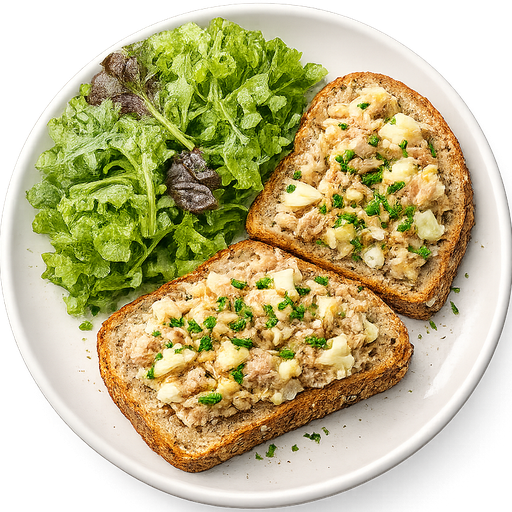
#> input picture images/jantar-atum.png, 512 x 512 px; its folder holds 4 pictures in this run
$ python crop-meals.py
#> lines starting #> are read from the running program, lines starting #| are printed output that depends on the picture; after the words box and inside, x2 and y2 are one past the last pixel; in counts of white or black regions, pixels touching at a corner belong together
#!/usr/bin/env python3
"""
crop-meals.py — pós-processa PNGs de refeição gerados por IA pra encaixar
no card circular do dieta-app (v2.1.x).

Uso:
    python3 scripts/crop-meals.py                # processa toda a pasta images/
    python3 scripts/crop-meals.py marmita-frango.png   # processa só 1 arquivo

O que faz, pra cada PNG em images/:
  1. Detecta a bounding box do conteúdo opaco (alpha >= 128) OU, se a imagem
     for RGB sem alpha, usa diferença de cor com os cantos como heurística.
  2. Expande pra um quadrado centrado na bbox (preserva proporção circular).
  3. Redimensiona pra 512×512 (boa qualidade pro círculo de 80px em retina 4x).
  4. Converte pra JPG com qualidade 82 (target ~30-80 KB) se a imagem não
     precisa de transparência, ou mantém PNG otimizado se precisa.
  5. Sobrescreve o arquivo original (mantém backup em images/.originals/).

Dependências: Pillow (pip install Pillow)
"""

import sys
import os
import shutil
from pathlib import Path
from PIL import Image, ImageChops, ImageFilter

# Pasta-raiz = parent do diretório do script
SCRIPT_DIR = Path(__file__).resolve().parent
ROOT = SCRIPT_DIR.parent
IMAGES_DIR = ROOT / 'images'
BACKUP_DIR = IMAGES_DIR / '.originals'

TARGET_SIZE = 320          # pixels lado (v2.1.28: 4× DPR pro círculo de 80px,
                           # rebaixado de 512 pra economizar bytes; JPG q85 ~30KB)
JPG_QUALITY = 85           # qualidade do JPG final
ALPHA_THRESHOLD = 220      # alpha >= 220 é "bem opaco"
RGB_DIFF_THRESHOLD = 70    # diff grayscale vs cor de fundo > 70 = "conteúdo"
                            # (alto o bastante pra descartar ruído do fundo)


def _longest_run_above(values, threshold):
    """Encontra o maior run contíguo de valores > threshold. Retorna (start, end)."""
    best_s, best_e = 0, 0
    cur_s = None
    for i, v in enumerate(values):
        if v > threshold:
            if cur_s is None:
                cur_s = i
        else:
            if cur_s is not None:
                if i - cur_s > best_e - best_s:
                    best_s, best_e = cur_s, i
                cur_s = None
    if cur_s is not None:
        if len(values) - cur_s > best_e - best_s:
            best_s, best_e = cur_s, len(values)
    return best_s, best_e


def _bbox_from_mask_projection(mask, min_density=15):
    """Encontra bbox do maior cluster contíguo no eixo X e Y separadamente.
    Usa projeções de linha e coluna (média por linha/coluna após resize), que
    naturalmente separa o bowl principal de watermarks/textos pequenos que
    ficam numa banda distinta.

    min_density: avg value da linha/coluna (0-255) pra considerar "conteúdo"."""
    w, h = mask.size
    # Projeção Y: média por linha → lista de h valores 0-255
    row_avg = list(mask.resize((1, h), Image.BILINEAR).getdata())
    # Projeção X: média por coluna → lista de w valores 0-255
    col_avg = list(mask.resize((w, 1), Image.BILINEAR).getdata())

    y0, y1 = _longest_run_above(row_avg, min_density)
    x0, x1 = _longest_run_above(col_avg, min_density)

    if y0 == y1 or x0 == x1:
        return None
    return (x0, y0, x1, y1)


def find_content_bbox(img):
    """Retorna (x0, y0, x1, y1) da área de conteúdo. Lida com dois casos:
       1) Imagem RGBA com cantos transparentes → usa alpha
       2) Imagem opaca (cantos com alpha=255) → usa RGB diff com os cantos

    Usa projeções de linha/coluna pra pegar o maior cluster contíguo,
    isolando o prato de watermarks/texto que ficam separados do bowl."""
    w, h = img.size

    # Verifica alpha dos 4 cantos
    corners_alpha = [
        img.getpixel((2, 2))[3],
        img.getpixel((w - 3, 2))[3],
        img.getpixel((2, h - 3))[3],
        img.getpixel((w - 3, h - 3))[3],
    ]

    # Caso 1: cantos transparentes → usa canal alpha
    if max(corners_alpha) < 128:
        alpha = img.split()[-1]
        mask = alpha.point(lambda p: 255 if p >= ALPHA_THRESHOLD else 0)

        # Tenta primeiro via projeção (descarta watermark)
        bbox = _bbox_from_mask_projection(mask, min_density=20)
        if bbox:
            return bbox

        # Fallback: bbox simples
        bbox = mask.getbbox()
        if bbox:
            return bbox

        # Último recurso: threshold relaxado
        mask = alpha.point(lambda p: 255 if p >= 128 else 0)
        return mask.getbbox()

    # Caso 2: imagem opaca → detecta conteúdo por diferença de cor com os cantos.
    # Fundo pode ter ruído/gradiente, e algumas imagens têm watermarks/texto
    # que o RGB diff pega por engano.
    rgb = img.convert('RGB')
    sample_pts = [
        (2, 2), (w // 2, 2), (w - 3, 2),
        (2, h // 2),                    (w - 3, h // 2),
        (2, h - 3), (w // 2, h - 3), (w - 3, h - 3),
    ]
    samples = [rgb.getpixel(p) for p in sample_pts]
    avg_bg = tuple(sum(c[i] for c in samples) // len(samples) for i in range(3))

    bg_img = Image.new('RGB', rgb.size, avg_bg)
    diff = ImageChops.difference(rgb, bg_img).convert('L')
    mask_color = diff.point(lambda p: 255 if p > RGB_DIFF_THRESHOLD else 0)

    # Combina com detecção de bordas (FIND_EDGES) pra pegar pratos claros
    # sobre fundo claro (ex: sanduíche em prato branco). O Laplaciano pega
    # a borda do rim do prato mesmo quando o interior não difere do fundo.
    gray = rgb.convert('L')
    edges = gray.filter(ImageFilter.FIND_EDGES)
    mask_edge = edges.point(lambda p: 255 if p > 25 else 0)
    # Dilata as bordas pra transformar outlines finos em bandas sólidas
    mask_edge = mask_edge.filter(ImageFilter.MaxFilter(7))

    # OR das duas máscaras (color + edges)
    mask = ImageChops.lighter(mask_color, mask_edge)

    # Erosão LEVE + dilatação leve: remove ruído pixelado do fundo
    mask_clean = mask.filter(ImageFilter.MinFilter(11))
    mask_clean = mask_clean.filter(ImageFilter.MaxFilter(15))

    # Usa projeção pra pegar o maior cluster contíguo (descarta watermark/texto)
    bbox = _bbox_from_mask_projection(mask_clean, min_density=15)
    if bbox:
        return bbox

    # Fallback: bbox simples
    bbox = mask_clean.getbbox()
    if bbox:
        return bbox

    # Último recurso: threshold relaxado
    mask2 = diff.point(lambda p: 255 if p > 40 else 0)
    mask2 = mask2.filter(ImageFilter.MinFilter(5))
    return mask2.getbbox()


def square_bbox(bbox, canvas_w, canvas_h):
    """Expande bbox pra QUADRADO perfeito centralizado, respeitando limites
    do canvas. Garante que o retorno seja sempre um quadrado, nunca retangular."""
    x0, y0, x1, y1 = bbox
    cx = (x0 + x1) // 2
    cy = (y0 + y1) // 2
    # Lado desejado = maior dimensão do bbox
    desired = max(x1 - x0, y1 - y0)
    # Mas não pode exceder o menor lado do canvas
    max_side = min(canvas_w, canvas_h)
    side = min(desired, max_side)
    half = side // 2
    # Tenta centralizar
    sx0 = cx - half
    sy0 = cy - half
    # Shift se sair do canvas (mantém quadrado, só move o centro)
    if sx0 < 0:
        sx0 = 0
    if sy0 < 0:
        sy0 = 0
    if sx0 + side > canvas_w:
        sx0 = canvas_w - side
    if sy0 + side > canvas_h:
        sy0 = canvas_h - side
    return (sx0, sy0, sx0 + side, sy0 + side)


def process_one(png_path):
    name = png_path.name
    print(f'[{name}]')

    # Backup do original antes de sobrescrever
    BACKUP_DIR.mkdir(parents=True, exist_ok=True)
    backup_path = BACKUP_DIR / name
    if not backup_path.exists():
        shutil.copy2(png_path, backup_path)
        print(f'  backup → {backup_path.relative_to(ROOT)}')

    img = Image.open(png_path)
    w, h = img.size
    print(f'  original: {w}×{h} ({img.mode})')

    # Converte pra RGBA pra facilitar detecção
    if img.mode != 'RGBA':
        img = img.convert('RGBA')

    # v2.1.14: estratégia por tipo de imagem
    # 1) Landscape/portrait (aspect != 1:1): center crop to min(w,h). DALL-E
    #    centraliza o sujeito com margens, então simples e confiável.
    # 2) Square + bg transparente (RGBA com cantos alpha=0): usa bbox
    #    detection que lida bem com watermarks via projeção (ex: carne-moida)
    # 3) Square + bg opaco (fundo gradiente/cinza): center crop to min(w,h)
    #    porque a detecção RGB diff é instável (gradient noise, plate rim
    #    near-white on near-white). DALL-E centraliza o prato de qualquer jeito.
    aspect = w / h
    use_center_crop = False
    reason = ''

    if aspect > 1.2 or aspect < 0.83:
        use_center_crop = True
        reason = 'landscape/portrait'
    else:
        # Verifica cantos pra decidir entre bbox detection e center crop
        corners = [
            img.getpixel((2, 2))[3],
            img.getpixel((w - 3, 2))[3],
            img.getpixel((2, h - 3))[3],
            img.getpixel((w - 3, h - 3))[3],
        ]
        if max(corners) < 128:
            # Bg transparente → bbox detection (handles watermarks)
            bbox = find_content_bbox(img)
            if not bbox:
                print(f'  WARN: nenhum conteúdo detectado, skip')
                return
            sq = square_bbox(bbox, w, h)
            print(f'  bbox crop (transparente): {sq}')
        else:
            # Bg opaco → center crop simples (mais confiável)
            use_center_crop = True
            reason = 'opaco (square)'

    if use_center_crop:
        side = min(w, h)
        cx, cy = w // 2, h // 2
        half = side // 2
        sq = (cx - half, cy - half, cx - half + side, cy - half + side)
        print(f'  center crop {side}×{side} ({reason})')

    cropped = img.crop(sq)
    print(f'  crop: {sq} = {cropped.size[0]}×{cropped.size[1]}')

    # Resize final
    resized = cropped.resize((TARGET_SIZE, TARGET_SIZE), Image.LANCZOS)

    # v2.1.28: sempre flatten pra RGB sobre fundo BRANCO e salva como JPG q85.
    # Antes salvávamos PNG (~550 KB cada). Agora JPG (~30 KB cada) — 18× menor.
    # Funciona porque os cards têm fundo branco (var(--surface) = #FFFFFF), então
    # a transparência do bowl flatten-ada pra branco é visualmente idêntica.
    bg = Image.new('RGB', resized.size, (255, 255, 255))
    bg.paste(resized, mask=resized.split()[3])
    jpg_path = png_path.with_suffix('.jpg')
    bg.save(jpg_path, 'JPEG', quality=JPG_QUALITY, optimize=True, progressive=True)

    # Remove o PNG original (output é JPG)
    if png_path.exists() and png_path != jpg_path:
        png_path.unlink()

    new_size_kb = jpg_path.stat().st_size // 1024
    print(f'  saved: {TARGET_SIZE}×{TARGET_SIZE} JPG ({new_size_kb} KB) → {jpg_path.name}')


def main():
    if not IMAGES_DIR.exists():
        sys.exit(f'ERRO: pasta {IMAGES_DIR} não existe')

    # Se passou argumento, processa só aquele arquivo. Senão processa todos.
    if len(sys.argv) > 1:
        targets = [IMAGES_DIR / arg for arg in sys.argv[1:]]
        missing = [t for t in targets if not t.exists()]
        if missing:
            sys.exit(f'ERRO: não encontrei {[str(m) for m in missing]}')
    else:
        targets = sorted([
            p for p in IMAGES_DIR.glob('*.png')
            if not p.name.startswith('.')
        ])

    if not targets:
        print('Nenhum PNG pra processar em images/')
        return

    print(f'Processando {len(targets)} imagem(ns)...\n')
    for png in targets:
        try:
            process_one(png)
#> in process_one, img is the input picture: PIL image 512x512 RGBA; mean R, G, B, A 147.7, 137.9, 93.1, 200.4
#|   original: 512×512 (RGBA)
#> in process_one, `corners = [ img.getpixel((2, 2))[3], img.getpixel((w - 3, 2))[3], img...`: corners = [0, 0, 0, 0]
#> in find_content_bbox, `alpha = img.split()[-1]`:
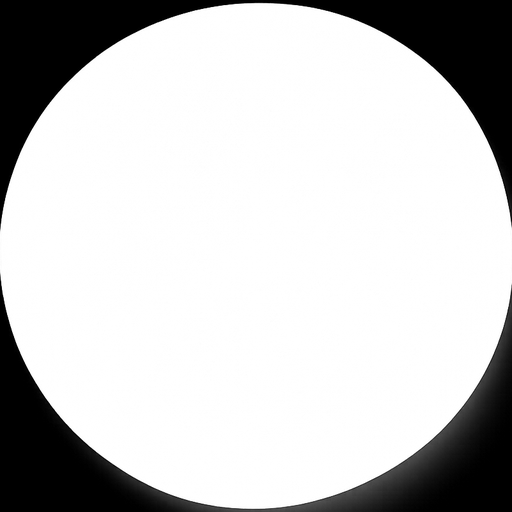
#> alpha: PIL image 512x512 L; min 0, max 255, mean 200.4
#> in find_content_bbox, `mask = alpha.point(lambda p: 255 if p >= ALPHA_THRESHOLD else 0)`:
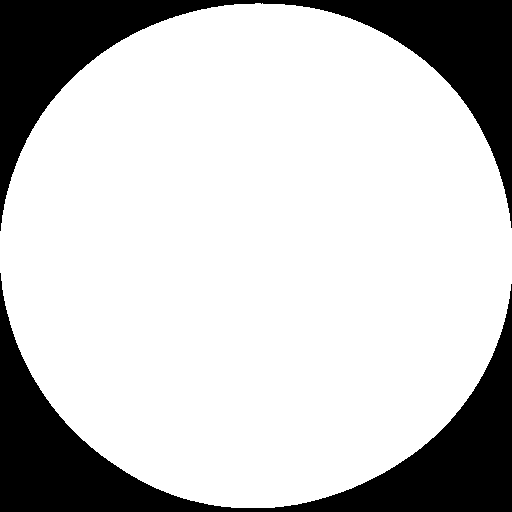
#> mask: PIL image 512x512 L; 77.8% white; 2 black regions, box (x1, y1, x2, y2) and area: (0, 273, 512, 512) 29866, (0, 0, 512, 231) 28254
#> in _bbox_from_mask_projection, `row_avg = list(mask.resize((1, h), Image.BILINEAR).getdata())`: row_avg = 512 values, max 255 at index 228, min 0 at index 0, mean 208.2
#> in _bbox_from_mask_projection, `col_avg = list(mask.resize((w, 1), Image.BILINEAR).getdata())`: col_avg = 512 values, max 253 at index 255, min 27 at index 0, mean 209.2
#> the loop in _longest_run_above, `for i, v in enumerate(values):` made 512 passes
#> (v, cur_s) on pass 5: (33, 4)
#> (best_s, best_e) on pass 509: (4, 508)
#> after the loop in _longest_run_above, `for i, v in enumerate(values):`: best_e = 508; best_s = 4
#> in _bbox_from_mask_projection, `y0, y1 = _longest_run_above(row_avg, min_density)`: y1 = 508
#> the loop in _longest_run_above (call 2), `for i, v in enumerate(values):` made 512 passes
#> (v, cur_s) on pass 1: (27, 0)
#> v on passes 2 to 7: 37, 48, 55, 61, 67, 72
#> in _bbox_from_mask_projection, `x0, x1 = _longest_run_above(col_avg, min_density)`: x0 = 0; x1 = 512
#> in find_content_bbox, `bbox = _bbox_from_mask_projection(mask, min_density=20)`: bbox = (0, 4, 512, 508)
#> in square_bbox, `x0, y0, x1, y1 = bbox`: x0 = 0; y0 = 4; x1 = 512; y1 = 508
#> in square_bbox, `cx = (x0 + x1) // 2`: cx = 256
#> in square_bbox, `desired = max(x1 - x0, y1 - y0)`: desired = 512
#> in square_bbox, `half = side // 2`: half = 256
#> in square_bbox, `sx0 = cx - half`: sx0 = 0
#> in process_one, `sq = square_bbox(bbox, w, h)`: sq = (0, 0, 512, 512)
#|   bbox crop (transparente): (0, 0, 512, 512)
#|   crop: (0, 0, 512, 512) = 512×512
#> in process_one, `resized = cropped.resize((TARGET_SIZE, TARGET_SIZE), Image.LANCZOS)`:
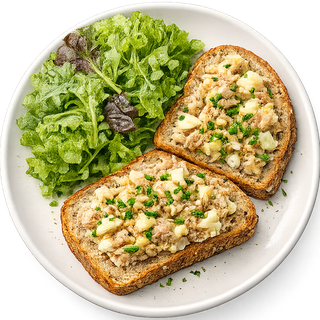
#> resized: PIL image 320x320 RGBA; mean R, G, B, A 147.8, 138, 93.4, 200.4; transparent parts drawn white
#> in process_one, `bg = Image.new('RGB', resized.size, (255, 255, 255))`: bg: PIL image 320x320 RGB; every value is 255
        except Exception as e:
            print(f'  ERRO: {e}')
        print()
#> pass 2 of the loop in main, `for png in targets:`:
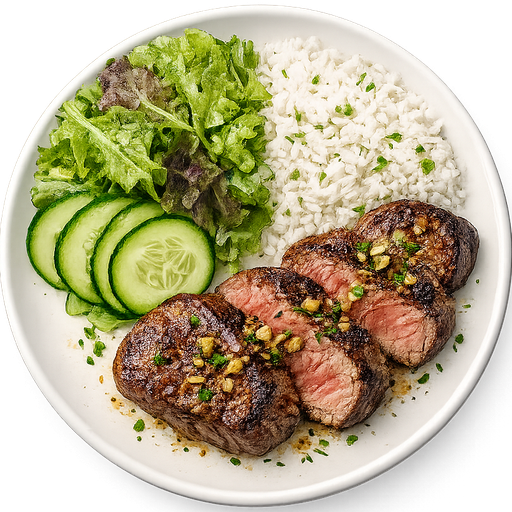
#> input picture images/jantar-carne.png, 512 x 512 px
#> in process_one, img is the input picture: PIL image 512x512 RGBA; mean R, G, B, A 138.7, 129.8, 98.1, 198.8
#|   original: 512×512 (RGBA)
#> in find_content_bbox (call 2), `mask = alpha.point(lambda p: 255 if p >= ALPHA_THRESHOLD else 0)`:
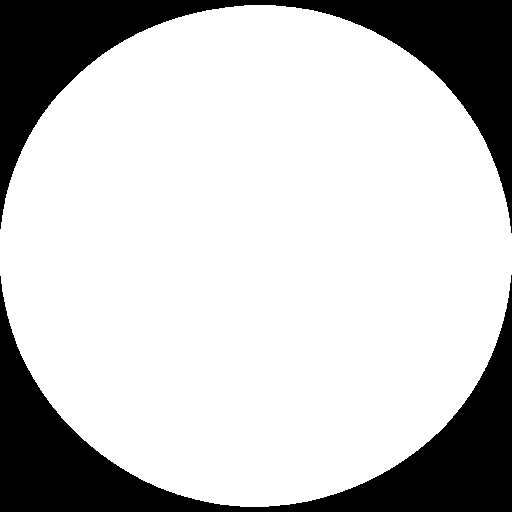
#> mask: PIL image 512x512 L; 77.2% white; 2 black regions, box (x1, y1, x2, y2) and area: (0, 275, 512, 512) 30370, (0, 0, 512, 233) 29497
#> in find_content_bbox (call 2), `bbox = _bbox_from_mask_projection(mask, min_density=20)`: bbox = (0, 5, 512, 506)
#|   bbox crop (transparente): (0, 0, 512, 512)
#|   crop: (0, 0, 512, 512) = 512×512
#> in process_one (call 2), `resized = cropped.resize((TARGET_SIZE, TARGET_SIZE), Image.LANCZOS)`:
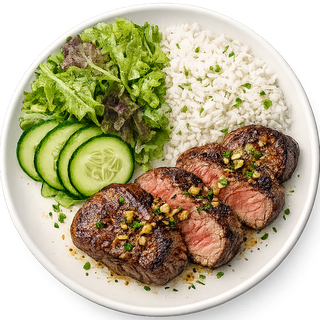
#> resized: PIL image 320x320 RGBA; mean R, G, B, A 138.8, 129.8, 98.2, 198.7; transparent parts drawn white

    print('Pronto.')
    print(f'Backups dos originais em: {BACKUP_DIR.relative_to(ROOT)}')


if __name__ == '__main__':
    main()
